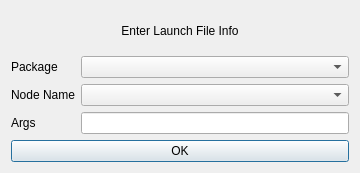
<?xml version="1.0" encoding="UTF-8"?>
<ui version="4.0">
 <class>launch_dialog</class>
 <widget class="QDialog" name="launch_dialog">
  <property name="geometry">
   <rect>
    <x>0</x>
    <y>0</y>
    <width>360</width>
    <height>173</height>
   </rect>
  </property>
  <property name="sizePolicy">
   <sizepolicy hsizetype="Fixed" vsizetype="Preferred">
    <horstretch>0</horstretch>
    <verstretch>0</verstretch>
   </sizepolicy>
  </property>
  <property name="windowTitle">
   <string>Launch Dialog</string>
  </property>
  <layout class="QVBoxLayout" name="vertical_layout">
   <item>
    <widget class="QLabel" name="title_label">
     <property name="enabled">
      <bool>true</bool>
     </property>
     <property name="text">
      <string>Enter Launch File Info</string>
     </property>
     <property name="alignment">
      <set>Qt::AlignCenter</set>
     </property>
    </widget>
   </item>
   <item>
    <layout class="QFormLayout" name="form_layout">
     <item row="0" column="1">
      <widget class="QComboBox" name="package_name_box"/>
     </item>
     <item row="1" column="0">
      <widget class="QLabel" name="node_name_label">
       <property name="text">
        <string>Node Name</string>
       </property>
      </widget>
     </item>
     <item row="1" column="1">
      <widget class="QComboBox" name="node_name_box"/>
     </item>
     <item row="2" column="0">
      <widget class="QLabel" name="args_label">
       <property name="text">
        <string>Args</string>
       </property>
      </widget>
     </item>
     <item row="2" column="1">
      <widget class="QLineEdit" name="args_input"/>
     </item>
     <item row="0" column="0">
      <widget class="QLabel" name="package_name_label">
       <property name="text">
        <string>Package</string>
       </property>
      </widget>
     </item>
    </layout>
   </item>
   <item>
    <layout class="QHBoxLayout" name="horizontal_layout">
     <item>
      <widget class="QPushButton" name="accept_button">
       <property name="text">
        <string>OK</string>
       </property>
      </widget>
     </item>
    </layout>
   </item>
  </layout>
 </widget>
 <resources/>
 <connections/>
</ui>
